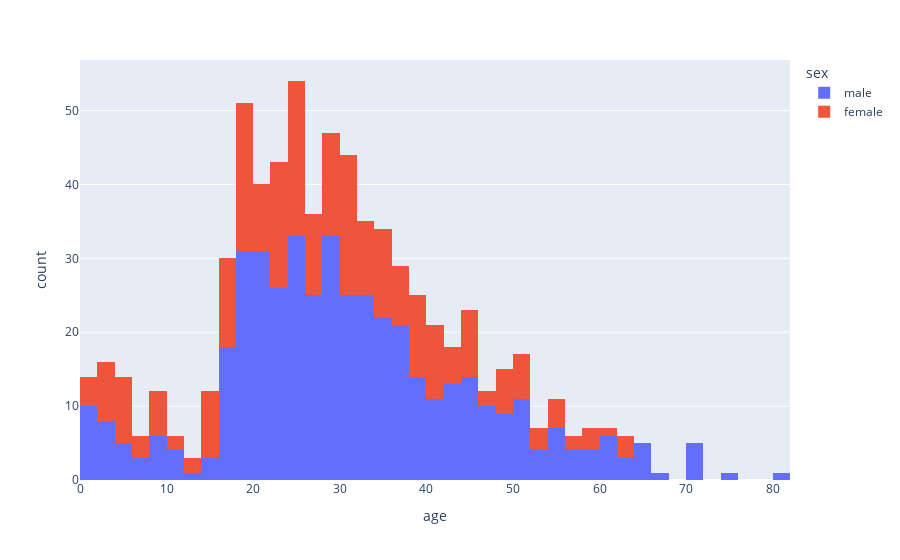

Here is the notebook cell this chart was saved with:
### Markdown cell above
## 6. Histogram

### Code cell
fig6 = px.histogram(df, x='age', color='sex')
fig6.show()

### Figure 1 — Plotly figure (JSON) as saved in the notebook; plotly's stock layout.template omitted (floating-point values rounded to 4 significant figures; data arrays with more than 128 entries replaced by an {"elided": "..."} marker saying what was removed)
{"data": [{"alignmentgroup": "True", "bingroup": "x", "hovertemplate": "sex=male<br>age=%{x}<br>count=%{y}<extra></extra>", "legendgroup": "male", "marker": {"color": "#636efa", "pattern": {"shape": ""}}, "name": "male", "offsetgroup": "male", "orientation": "v", "showlegend": true, "type": "histogram", "x": {"elided": "577 float values"}, "xaxis": "x", "yaxis": "y"}, {"alignmentgroup": "True", "bingroup": "x", "hovertemplate": "sex=female<br>age=%{x}<br>count=%{y}<extra></extra>", "legendgroup": "female", "marker": {"color": "#EF553B", "pattern": {"shape": ""}}, "name": "female", "offsetgroup": "female", "orientation": "v", "showlegend": true, "type": "histogram", "x": {"elided": "314 float values"}, "xaxis": "x", "yaxis": "y"}], "layout": {"barmode": "relative", "legend": {"title": {"text": "sex"}, "tracegroupgap": 0}, "margin": {"t": 60}, "xaxis": {"anchor": "y", "domain": [0, 1], "title": {"text": "age"}}, "yaxis": {"anchor": "x", "domain": [0, 1], "title": {"text": "count"}}}}
